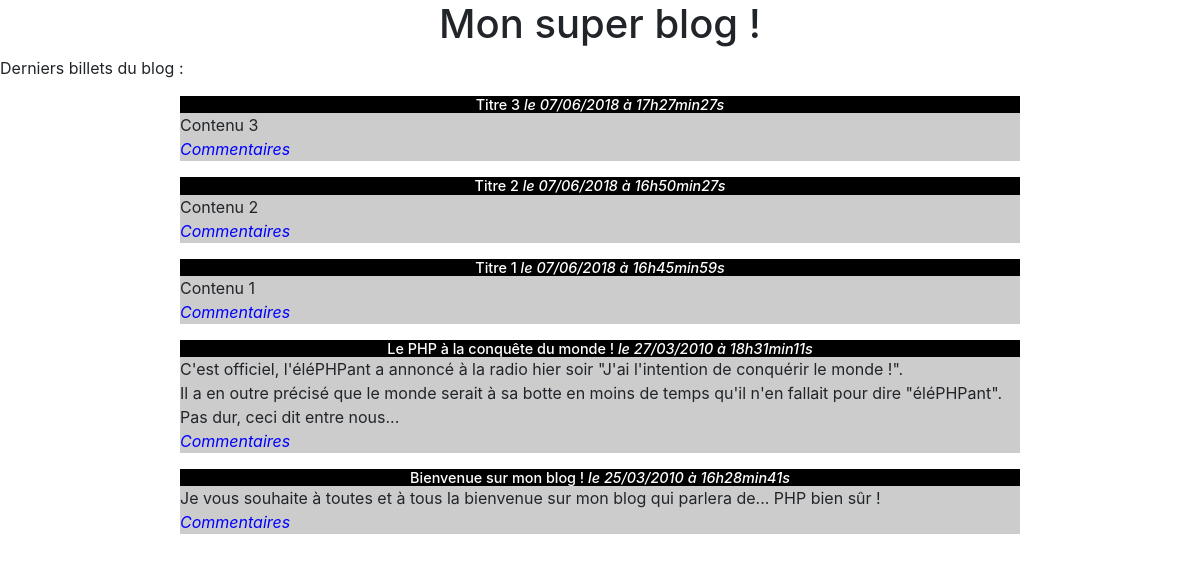
Before: / with the older database file.
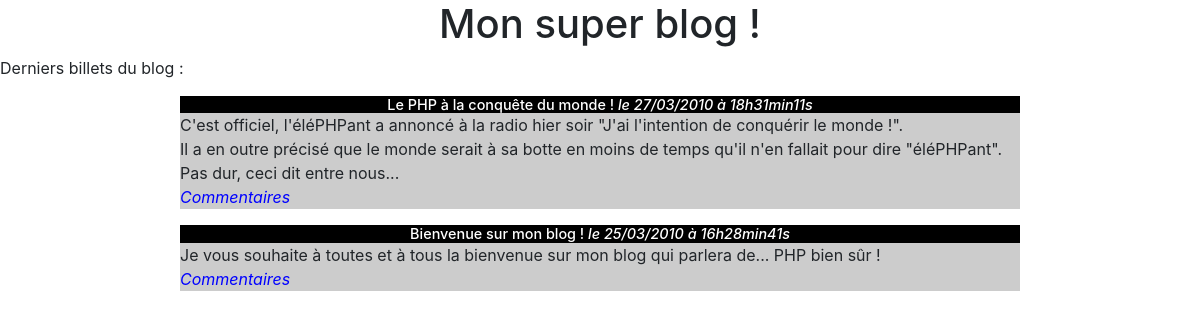
After: the same page with the newer database file.
### tables this page shows
CREATE TABLE `posts` (
  `id` int(11) NOT NULL,
  `title` varchar(255) NOT NULL,
  `content` text NOT NULL,
  `creation_date` datetime NOT NULL
);

### controller/PostFrontController.php (called while the page is built, shortened)
<?php
require_once('BaseController.php');
class PostFrontController extends BaseController
{
    public function listAction()
    {
        $viewData = $this->initViewData();
        $viewData['displayCommentsLink'] = true;
        $viewData['postsList'] = $this->getContainer()->getPostManager()->getPostsList(5);
        require_once('view/front/postListView.php');
    }
}

### model/Router.php (called while the page is built, shortened)
<?php
class Router
{
    protected $config;
    public function getConfig()
    {
        return $this->config;
    }
    public function setConfig(array $config)
    {
        $this->config = $config;
    }
    public function executeAction($controllerParam, $actionParam, $envParam)
    {
        $controller = new $controllerName();
        $actionName = $actionParam.'Action';
        require_once(__DIR__.'/../model/Container.php');
        $container = new Container($this->getConfig());
        $controller->setContainer($container);
        $controller->$actionName();
    }
}

### index.php (called while the page is built)
<?php
require_once('config.php');
require_once('model/Router.php');
$router = new \OpenClassrooms\Blog\Model\Router($config);
try {
    $router->executeAction(
        isset($_REQUEST['controller']) ? $_REQUEST['controller'] : 'post',
        isset($_REQUEST['action']) ? $_REQUEST['action'] : 'list',
        'front'
    );
} catch(Exception $e) {
    $viewData['error'] = $e->getMessage();
    require('view/errorView.php');
}

### controller/BaseController.php (called while the page is built, shortened)
<?php
require_once(__DIR__.'/../model/Container.php');
abstract class BaseController
{
    protected $container;
    public function getContainer()
    {
        return $this->container;
    }
    public function setContainer(\OpenClassrooms\Blog\Model\Container $container)
    {
        $this->container = $container;
    }
    public function initViewData()
    {
        $viewData = [];
        $viewData['title'] = $this->getContainer()->getConfig()['title'];
        return $viewData;
    }
}

### model/Container.php (called while the page is built, shortened)
<?php
class Container
{
    protected $config;
    public function getConfig()
    {
        return $this->config;
    }
    public function setConfig(array $config)
    {
        $this->config = $config;
    }
    protected function getDatabaseHandler()
    {
        static $instance;
        if (!isset($instance)) {
            $instance = new \PDO(
                $this->config['database']['dsn'],
                $this->config['database']['username'],
                $this->config['database']['username']
            );
        }
        return $instance;
    }
    public function getPostManager()
    {
        static $instance;
        if (!isset($instance)) {
            include_once('PostManager.php');
            $instance = new \OpenClassrooms\Blog\Model\PostManager($this->getDatabaseHandler());
        }
        return $instance;
    }
}

### model/Manager.php (called while the page is built, shortened)
<?php
abstract class Manager
{
    protected $databaseHandler;
    public function getDatabaseHandler()
    {
        return $this->databaseHandler;
    }
    public function setDatabaseHandler(\PDO $databaseHandler)
    {
        $this->databaseHandler = $databaseHandler;
    }
}

### model/PostManager.php (called while the page is built, shortened)
<?php
require_once('Manager.php');
require_once('Post.php');
class PostManager extends Manager
{
    public function getPostsList($total=5)
    {
        $request = $this->getDatabaseHandler()->query('SELECT id, title, content, DATE_FORMAT(creation_date, \'%d/%m/%Y à %Hh%imin%ss\') AS creation_date_fr FROM posts ORDER BY creation_date DESC LIMIT 0, '.$total);
        $resultsList = $request->fetchAll();
        $postsList = [];
        foreach ($resultsList as $result) {
            $post = new Post();
            $post->setId($result['id']);
            $post->setTitle($result['title']);
            $post->setContent($result['content']);
            $post->setCreationDate($result['creation_date_fr']);
            $postsList[] = $post;
        }
        return $postsList;
    }
}

### model/Post.php (called while the page is built, shortened)
<?php
class Post
{
    private $id;
    private $title;
    private $content;
    private $creationDate;
    public function getId()
    {
        return $this->id;
    }
    public function setId($id)
    {
        $this->id = $id;
    }
    public function getTitle()
    {
        return $this->title;
    }
    public function setTitle($title)
    {
        $this->title = $title;
    }
    public function getContent()
    {
        return $this->content;
    }
    public function setContent($content)
    {
        $this->content = $content;
    }
    public function getCreationDate()
    {
        return $this->creationDate;
    }
    public function setCreationDate($creationDate)
    {
        $this->creationDate = $creationDate;
    }
}

### view/front/_postView.php (the view)
<div class="post">
    <h3>
        <?php echo htmlspecialchars($viewData['post']->getTitle()); ?>
        <em>le <?php echo $viewData['post']->getCreationDate(); ?></em>
    </h3>
    <p>
        <?php
            echo nl2br($viewData['post']->getContent());
        ?>
        <?php if (isset($viewData['displayCommentsLink']) && $viewData['displayCommentsLink'] === true): ?>
            <br />
            <em><a href="index.php?controller=post&amp;action=show&amp;postId=<?php echo $viewData['post']->getId(); ?>">Commentaires</a></em>
        <?php endif; ?>
    </p>
</div>

### view/front/postListView.php (shortened to what the changed rows need)
<h1>Mon super blog !</h1>
<?php
foreach ($viewData['postsList'] as $viewData['post']) {
    require('_postView.php');
}
?>
<?php require(__DIR__.'/../template.php'); ?>

Changed rows visible on the page:
removed posts: title "Titre 3", CreationDate "07/06/2018 à 17h27min27s", content "Contenu 3"
removed posts: title "Titre 2", CreationDate "07/06/2018 à 16h50min27s", content "Contenu 2"
removed posts: title "Titre 1", CreationDate "07/06/2018 à 16h45min59s", content "Contenu 1"
